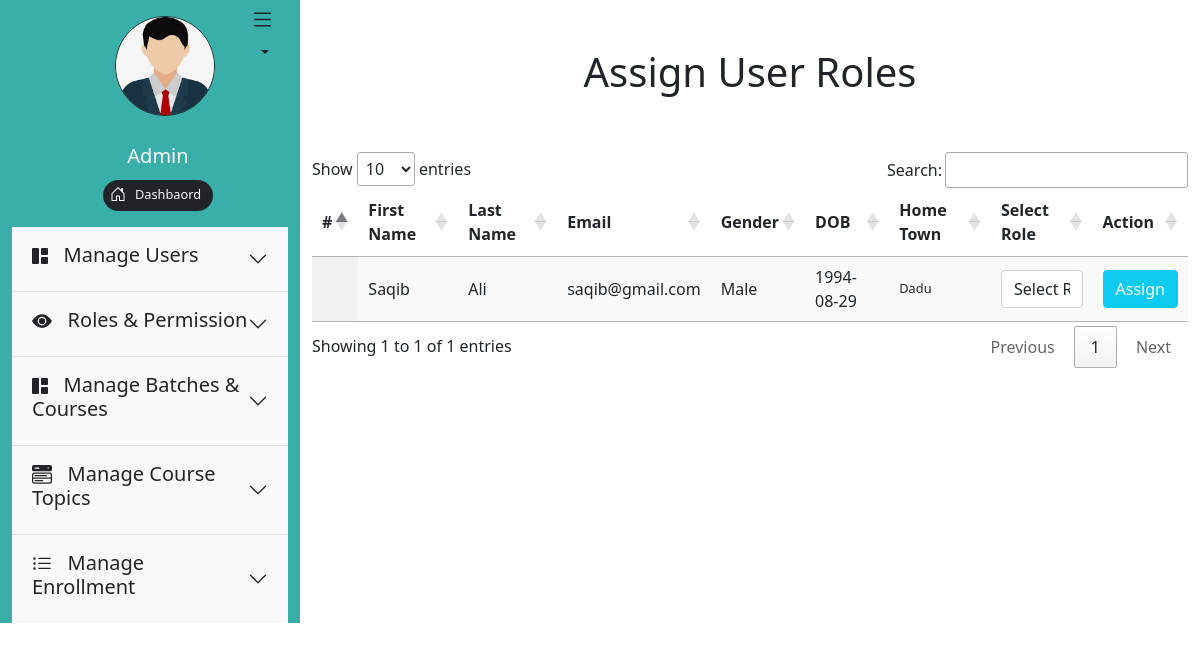
The page /admin/assign_user_roles.php on the database its author committed.
### tables this page shows
CREATE TABLE `users` (
  `user_id` int(11) NOT NULL AUTO_INCREMENT,
  `approved_by` int(11) DEFAULT NULL,
  `status_id` int(11) DEFAULT NULL,
  `first_name` varchar(100) DEFAULT NULL,
  `last_name` varchar(100) DEFAULT NULL,
  `email` varchar(100) DEFAULT NULL,
  `password` text DEFAULT NULL,
  `gender` enum('Male','Female') DEFAULT NULL,
  `date_of_birth` date DEFAULT NULL,
  `image` blob DEFAULT NULL,
  `home_town` text DEFAULT NULL,
  `is_approve` enum('Pending','Approved','Rejected') DEFAULT 'Pending',
  `created_at` datetime DEFAULT NULL,
  `updated_at` datetime DEFAULT NULL,
  PRIMARY KEY (`user_id`),
  UNIQUE KEY `email` (`email`),
  KEY `approved_by` (`approved_by`),
  CONSTRAINT `users_ibfk_1` FOREIGN KEY (`approved_by`) REFERENCES `user_role` (`user_role_id`) ON DELETE CASCADE ON UPDATE CASCADE
);

### admin/assign_user_roles.php (the view, shortened to what this page needs)
<?php ob_start(); ob_clean();
require_once("require/header.php");
require_once("../require/database_connection.php");
?>
<div class="col-sm-9">
<h1 class="display-6 p-5 text-center">Assign User Roles</h1>
<table id="example" class="display">
    <thead>
        <tr>
            <th>#</th>
            <th>First Name</th>
            <th>Last Name</th>
            <th>Email</th>
            <th>Gender</th>
            <th>DOB</th>
            <th>Home Town</th>
            <th>Select Role</th>
            <th>Action</th>
        </tr>
    </thead>
    <?php $query = "    SELECT * FROM users u WHERE u.user_id NOT IN (
                        SELECT  u.user_id FROM users u
                        INNER JOIN user_role ur
                        ON u.user_id = ur.user_id
                        INNER JOIN roles r
                        ON r.role_id = ur.role_id
                        ) AND u.is_approve = 'approved'
                        AND u.status_id = '1' ORDER BY u.user_id DESC";
                 $result = mysqli_query($connection, $query);
                 while($data = mysqli_fetch_assoc($result))
                    {
                    ?>
                        <tbody>
                            <tr>
                                <td></td>
                                <td><?php echo $data['first_name']?></td>
                                <td><?php echo $data['last_name']?></td>
                                <td><?php echo $data['email']?></td>
                                <td><?php echo $data['gender']?></td>
                                <td><?php echo $data['date_of_birth']?></td>
                                <td style="font-size:0.8em;"><?php echo $data['home_town']?></td>
                                    <td>
                                    <form method="POST" action="assign_user_roles.php">
                                      <select name="role_id" class="form-control">
                                      <option selected disabled>Select Role</option>
                                      </select>
                                      </td>
                                      <td> <input class="btn btn-info text-light" type="submit" name="assign_role" value="Assign"><br/> </td>
                            </tr>
                        </tbody>
                   <?php } ?>
</body>
</html>
<?php require_once("require/footer.php"); ?>

### rows shown on the page
users: first_name "Saqib", last_name "Ali", email "saqib@gmail.com", gender "Male", date_of_birth "1994-08-29", home_town "Dadu"
